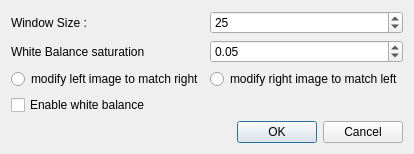
<?xml version="1.0" encoding="UTF-8"?>
<ui version="4.0">
 <class>ColorCalibrationDialog</class>
 <widget class="QDialog" name="ColorCalibrationDialog">
  <property name="windowModality">
   <enum>Qt::ApplicationModal</enum>
  </property>
  <property name="geometry">
   <rect>
    <x>0</x>
    <y>0</y>
    <width>400</width>
    <height>127</height>
   </rect>
  </property>
  <property name="windowTitle">
   <string>Distance Information</string>
  </property>
  <layout class="QFormLayout" name="formLayout_2">
   <item row="1" column="0">
    <widget class="QLabel" name="labelWindowSize">
     <property name="toolTip">
      <string>Indicates the distance</string>
     </property>
     <property name="text">
      <string>Window Size :</string>
     </property>
    </widget>
   </item>
   <item row="3" column="0">
    <widget class="QRadioButton" name="LeftOnRightRatio">
     <property name="toolTip">
      <string>Indicate distance between the two cameras</string>
     </property>
     <property name="text">
      <string>modify left image to match right</string>
     </property>
    </widget>
   </item>
   <item row="3" column="1">
    <widget class="QRadioButton" name="RightOnLeftRatio">
     <property name="toolTip">
      <string>indicate the distance between two 3D points</string>
     </property>
     <property name="text">
      <string>modify right image to match left</string>
     </property>
    </widget>
   </item>
   <item row="5" column="1">
    <widget class="QDialogButtonBox" name="buttonBox">
     <property name="standardButtons">
      <set>QDialogButtonBox::Cancel|QDialogButtonBox::Ok</set>
     </property>
    </widget>
   </item>
   <item row="1" column="1">
    <widget class="QSpinBox" name="WindowSizeSpinBox">
     <property name="value">
      <number>25</number>
     </property>
    </widget>
   </item>
   <item row="4" column="0">
    <widget class="QCheckBox" name="WhiteBalanceCheckBox">
     <property name="text">
      <string>Enable white balance</string>
     </property>
    </widget>
   </item>
   <item row="2" column="0">
    <widget class="QLabel" name="label">
     <property name="text">
      <string>White Balance saturation</string>
     </property>
    </widget>
   </item>
   <item row="2" column="1">
    <widget class="QDoubleSpinBox" name="saturationSpinBox">
     <property name="maximum">
      <double>1.000000000000000</double>
     </property>
     <property name="singleStep">
      <double>0.001000000000000</double>
     </property>
     <property name="value">
      <double>0.050000000000000</double>
     </property>
    </widget>
   </item>
  </layout>
 </widget>
 <resources/>
 <connections>
  <connection>
   <sender>buttonBox</sender>
   <signal>accepted()</signal>
   <receiver>ColorCalibrationDialog</receiver>
   <slot>accept()</slot>
   <hints>
    <hint type="sourcelabel">
     <x>248</x>
     <y>254</y>
    </hint>
    <hint type="destinationlabel">
     <x>157</x>
     <y>274</y>
    </hint>
   </hints>
  </connection>
  <connection>
   <sender>buttonBox</sender>
   <signal>rejected()</signal>
   <receiver>ColorCalibrationDialog</receiver>
   <slot>reject()</slot>
   <hints>
    <hint type="sourcelabel">
     <x>316</x>
     <y>260</y>
    </hint>
    <hint type="destinationlabel">
     <x>286</x>
     <y>274</y>
    </hint>
   </hints>
  </connection>
 </connections>
</ui>
